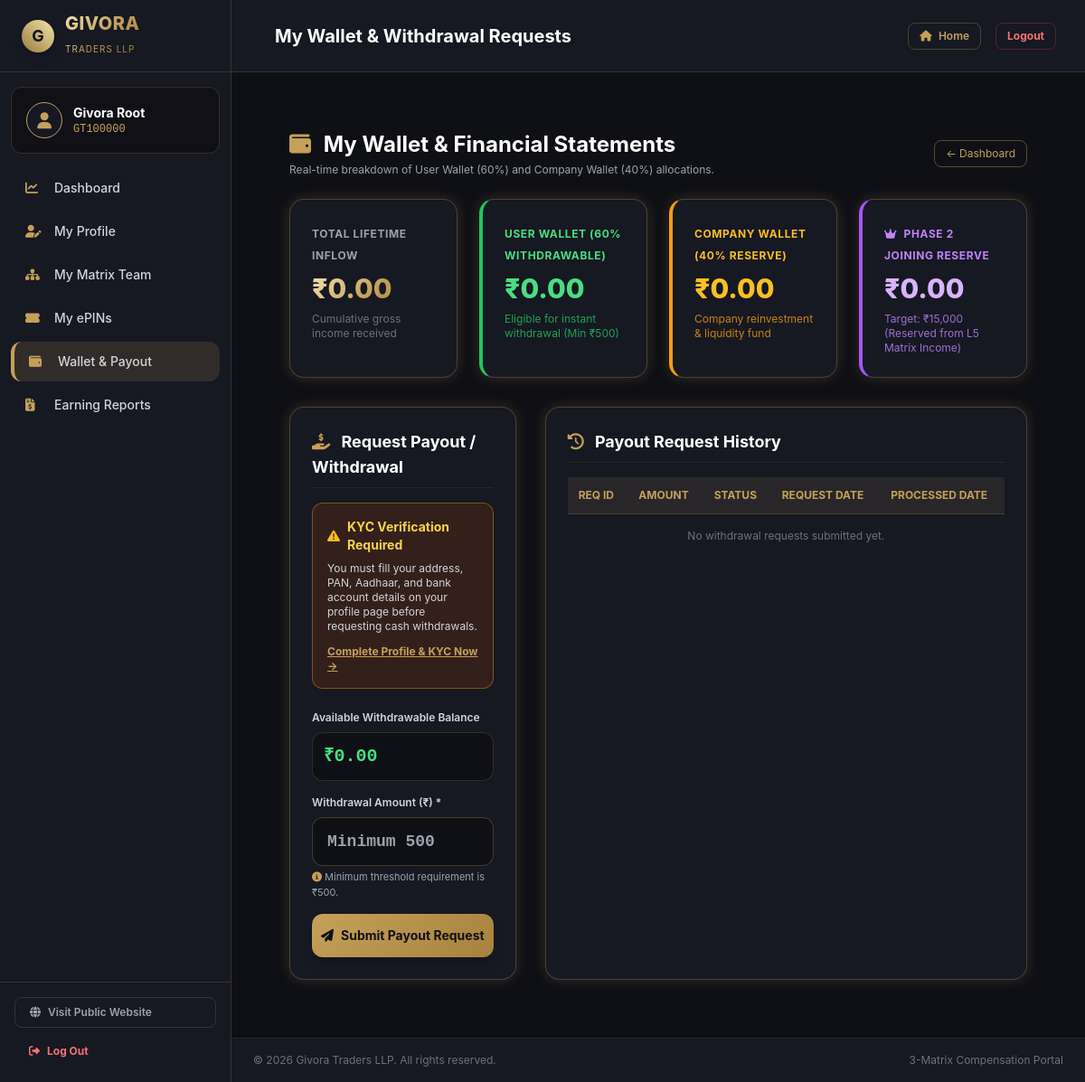
Screenshot of /customer/wallet.php (signed in) with the database file from the repository.
### tables this page shows
CREATE TABLE IF NOT EXISTS members (
    id INT AUTO_INCREMENT PRIMARY KEY,
    member_id VARCHAR(20) NOT NULL UNIQUE,
    sponsor_id VARCHAR(20) DEFAULT NULL,
    placement_parent_id VARCHAR(20) DEFAULT NULL,
    matrix_position INT DEFAULT NULL,
    name VARCHAR(100) NOT NULL,
    email VARCHAR(100) NOT NULL,
    phone VARCHAR(20) NOT NULL,
    password VARCHAR(255) NOT NULL,
    used_epin VARCHAR(50) NOT NULL,
    package_type ENUM('Foundation_5000', 'Leadership_15000') NOT NULL,
    profile_image VARCHAR(255) DEFAULT NULL,
    status ENUM('Active', 'Inactive') NOT NULL DEFAULT 'Active',
    p2_status ENUM('Inactive', 'Active') NOT NULL DEFAULT 'Inactive',
    p2_placement_parent_id VARCHAR(20) DEFAULT NULL,
    p2_matrix_position INT DEFAULT NULL,
    p2_created_at TIMESTAMP NULL DEFAULT NULL,
    address_line VARCHAR(255) DEFAULT NULL,
    place VARCHAR(100) DEFAULT NULL,
    city VARCHAR(100) DEFAULT NULL,
    pincode VARCHAR(20) DEFAULT NULL,
    state VARCHAR(100) DEFAULT NULL,
    pan_number VARCHAR(20) DEFAULT NULL,
    aadhaar_number VARCHAR(20) DEFAULT NULL,
    bank_name VARCHAR(100) DEFAULT NULL,
    bank_account_number VARCHAR(50) DEFAULT NULL,
    ifsc_code VARCHAR(20) DEFAULT NULL,
    kyc_status ENUM('Pending', 'Submitted', 'Approved', 'Rejected') NOT NULL DEFAULT 'Pending',
    created_at TIMESTAMP DEFAULT CURRENT_TIMESTAMP,
    INDEX idx_sponsor (sponsor_id),
    INDEX idx_parent (placement_parent_id),
    INDEX idx_p2_parent (p2_placement_parent_id)
);

CREATE TABLE IF NOT EXISTS wallets (
    id INT AUTO_INCREMENT PRIMARY KEY,
    member_id VARCHAR(20) NOT NULL UNIQUE,
    balance DECIMAL(12,2) NOT NULL DEFAULT 0.00,
    user_wallet_60 DECIMAL(12,2) NOT NULL DEFAULT 0.00,
    company_wallet_40 DECIMAL(12,2) NOT NULL DEFAULT 0.00,
    p2_reserve_wallet DECIMAL(12,2) NOT NULL DEFAULT 0.00,
    FOREIGN KEY (member_id) REFERENCES members(member_id) ON DELETE CASCADE
);

### customer/wallet.php (the view, shortened to what the rows shown need)
<?php
require_once __DIR__ . '/../includes/functions.php';
$member = getLoggedInMember();
$page_title = "My Wallet & Withdrawal Requests";
$pdo = getDBConnection();
$stmt = $pdo->prepare("SELECT * FROM wallets WHERE member_id = ?");
$stmt->execute([$member['member_id']]);
$wallet = $stmt->fetch();
require_once __DIR__ . '/../includes/header.php';
?>
<div class="py-8 max-w-7xl mx-auto px-4 sm:px-6 lg:px-8">
    <div class="mb-6 flex justify-between items-center">
        <div>
            <h1 class="text-2xl font-bold text-white"><i class="fas fa-wallet text-gold mr-2"></i> My Wallet & Financial Statements</h1>
        </div>
    </div>
    <div class="grid grid-cols-1 md:grid-cols-4 gap-6 mb-8">
        <div class="bg-darkcard p-6 rounded-2xl gold-border-glow">
            <span class="text-xs uppercase tracking-wider text-gray-400 font-bold">Total Lifetime Inflow</span>
            <div class="text-3xl font-extrabold gold-gradient-text mt-2">₹<?php echo number_format($wallet['balance'], 2); ?></div>
            <p class="text-xs text-gray-500 mt-2">Cumulative gross income received</p>
        </div>
        <div class="bg-darkcard p-6 rounded-2xl gold-border-glow border-l-4 border-l-green-500">
            <span class="text-xs uppercase tracking-wider text-green-400 font-bold">User Wallet (60% Withdrawable)</span>
            <div class="text-3xl font-extrabold text-green-400 mt-2">₹<?php echo number_format($wallet['user_wallet_60'], 2); ?></div>
            <p class="text-xs text-green-500/80 mt-2">Eligible for instant withdrawal (Min ₹500)</p>
        </div>
        <div class="bg-darkcard p-6 rounded-2xl gold-border-glow border-l-4 border-l-amber-500">
            <span class="text-xs uppercase tracking-wider text-amber-400 font-bold">Company Wallet (40% Reserve)</span>
            <div class="text-3xl font-extrabold text-amber-400 mt-2">₹<?php echo number_format($wallet['company_wallet_40'], 2); ?></div>
            <p class="text-xs text-amber-500/80 mt-2">Company reinvestment & liquidity fund</p>
        </div>
        <div class="bg-darkcard p-6 rounded-2xl gold-border-glow border-l-4 border-l-purple-500">
            <span class="text-xs uppercase tracking-wider text-purple-400 font-bold"><i class="fas fa-crown mr-1"></i> Phase 2 Joining Reserve</span>
            <div class="text-3xl font-extrabold text-purple-300 mt-2">₹<?php echo number_format($wallet['p2_reserve_wallet'], 2); ?></div>
            <p class="text-xs text-purple-400/80 mt-2">
                Target: ₹15,000 (Reserved from L5 Matrix Income)
            </p>
        </div>
    </div>
    <div class="grid grid-cols-1 lg:grid-cols-3 gap-8">
        <div class="bg-darkcard p-6 rounded-2xl gold-border-glow">
            <h2 class="text-lg font-bold text-white mb-4 border-b border-gold/10 pb-2"><i class="fas fa-hand-holding-usd text-gold mr-2"></i> Request Payout / Withdrawal</h2>
            <form method="POST" action="" class="space-y-4">
                <div>
                    <label class="block text-xs font-semibold text-gray-300 mb-2">Available Withdrawable Balance</label>
                    <div class="text-xl font-bold text-green-400 bg-darkbg p-3 rounded-xl border border-gold/20 font-mono">
                        ₹<?php echo number_format($wallet['user_wallet_60'], 2); ?>
                    </div>
                </div>
            </form>
        </div>
        <div class="lg:col-span-2 bg-darkcard p-6 rounded-2xl gold-border-glow">
            <h2 class="text-lg font-bold text-white mb-4 border-b border-gold/10 pb-2"><i class="fas fa-history text-gold mr-2"></i> Payout Request History</h2>
            <div class="overflow-x-auto">
                <table class="w-full text-left text-xs text-gray-300">
                    <thead class="bg-gold/10 text-gold uppercase border-b border-gold/20">
                        <tr>
                            <th class="p-3">Req ID</th>
                            <th class="p-3">Amount</th>
                            <th class="p-3">Status</th>
                            <th class="p-3">Request Date</th>
                            <th class="p-3">Processed Date</th>
                        </tr>
                    </thead>
                </table>
            </div>
        </div>
    </div>
</div>
<?php require_once __DIR__ . '/../includes/footer.php'; ?>

### includes/header.php (shortened to what the rows shown need)
<?php
$is_member = isset($_SESSION['member_id']);
$logged_member = null;
if ($is_member) {
    require_once __DIR__ . '/functions.php';
    $logged_member = getLoggedInMember();
}
$script_uri = $_SERVER['REQUEST_URI'] ?? '';
$is_customer_section = (strpos($script_uri, '/customer/') !== false);
$is_admin_section = (strpos($script_uri, '/admin/') !== false);
$is_sidebar_layout = $is_customer_section || $is_admin_section;
?>
<!DOCTYPE html>
<html lang="en" class="dark">
<head>
    <script src="https://cdn.tailwindcss.com"></script>
    <link rel="stylesheet" href="https://cdnjs.cloudflare.com/ajax/libs/font-awesome/6.4.0/css/all.min.css">
</head>
<body class="min-h-screen flex flex-col justify-between">
<?php if ($is_sidebar_layout): ?>
    <div class="min-h-screen flex flex-col md:flex-row bg-darkbg w-full">
        <aside id="sidebar-menu" class="fixed md:static inset-y-0 left-0 w-64 bg-darkcard border-r border-gold/20 flex flex-col justify-between z-50 transform -translate-x-full md:translate-x-0 transition-transform duration-300 ease-in-out flex-shrink-0">
            <div>
                <div class="p-4 mx-3 my-4 rounded-xl bg-darkbg/80 border border-gold/20 flex items-center space-x-3">
                    <?php if ($is_customer_section && $logged_member): ?>
                        <div class="w-10 h-10 rounded-full border border-gold bg-darkcard flex items-center justify-center text-gold text-lg font-bold flex-shrink-0 overflow-hidden">
                            <?php if (!empty($logged_member['profile_image'])): ?>
                                <img src="<?php echo htmlspecialchars($logged_member['profile_image']); ?>" class="w-full h-full object-cover">
                            <?php else: ?>
                                <i class="fas fa-user"></i>
                            <?php endif; ?>
                        </div>
                        <div class="overflow-hidden">
                            <div class="text-sm font-bold text-white truncate"><?php echo htmlspecialchars($logged_member['name']); ?></div>
                            <div class="text-xs text-gold font-mono truncate"><?php echo htmlspecialchars($logged_member['member_id']); ?></div>
                        </div>
                    <?php endif; ?>
                </div>
            </div>
        </aside>
        <div class="flex-1 flex flex-col min-w-0">
            <header class="h-20 bg-darkcard border-b border-gold/20 px-4 sm:px-8 flex items-center justify-between sticky top-0 z-30">
                <div class="flex items-center space-x-4">
                    <h2 class="text-lg sm:text-xl font-bold text-white truncate">
                        <?php echo isset($page_title) ? $page_title : "Portal Overview"; ?>
                    </h2>
                </div>
            </header>
            <main class="flex-grow p-4 sm:p-8">
<?php endif; ?>

### rows the page displays
members: name "Givora Root", member "GT100000"
wallets: balance "0.00", user_wallet_60 "0.00", company_wallet_40 "0.00", p2_reserve_wallet "0.00"

### other values shown
$page_title "My Wallet & Withdrawal Requests"
